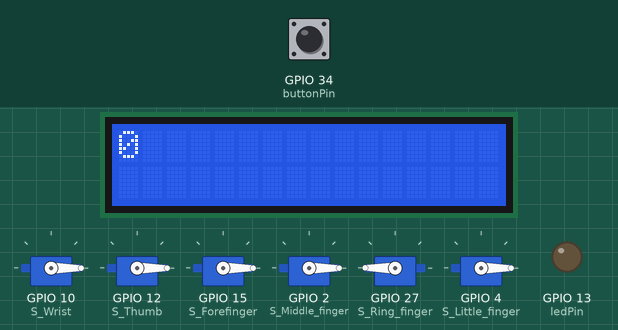
This sketch was run on a simulated ESP32. Parts: 16×2 character LCD, 6 × servo, output pins drawn as LEDs (lit = HIGH). The inputs (shaded band) are chosen by the test bench; at power-on: GPIO 34 (buttonPin) LOW.

Above: at 1.2 s.
1.3 s: GPIO 34 (buttonPin) pulled HIGH for 0.15 s
At 1.37 s:
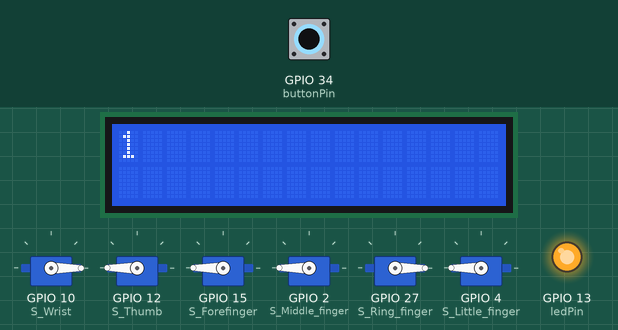
2.9 s: GPIO 34 (buttonPin) pulled HIGH for 3.2 s
At 6.4 s:
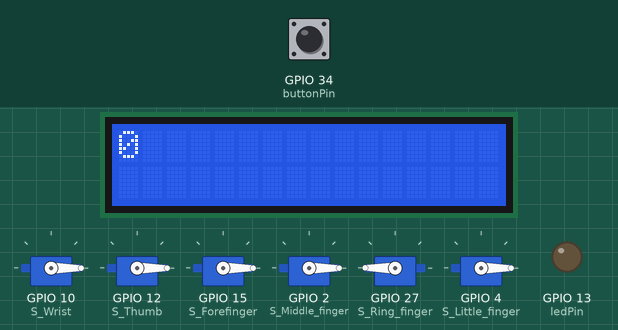
Timing chart, 0 to 7.9 s (numbered marks = the images above; inputs shaded):
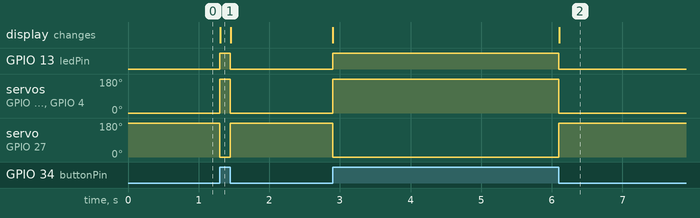

The sketch:

Servo_Hand_button_test_servo.ino
```cpp
#include <ESP32Servo.h>
#include <LiquidCrystal_I2C.h>

const int buttonPin = 34;
const int ledPin = 13;
int buttonState = 2;

int lcdColumns = 16;
int lcdRows = 2;
LiquidCrystal_I2C lcd(0x27, lcdColumns, lcdRows);

Servo S_Wrist;  // Serwo Wrist
Servo S_Thumb;  // Serwo Thumb
Servo S_Forefinger; // Serwo Forefinger
Servo S_Middle_finger; // Middle finger
Servo S_Ring_finger;  // Ring finger
Servo S_Little_finger; // Little finger

int pos = 0;
int pos_Ring_finger = 180;

void setup() {

  lcd.init();
  lcd.backlight();

  pinMode(ledPin, OUTPUT);
  pinMode(buttonPin, INPUT);

  S_Wrist.attach(10);  // attaches the servo Wrist

  S_Thumb.attach(12);  // attaches the servo Thumb

  S_Forefinger.attach(15);  // attaches the servo Forefinger

  S_Middle_finger.attach(2); // attaches the servo Middle finger

  S_Ring_finger.attach(27); // attaches the servo Ring finger

  S_Little_finger.attach(4); // attaches the servo Little finger

  Serial.begin(115200);
}

void loop() {

  buttonState = digitalRead(buttonPin);

   if (buttonState == HIGH) {
    digitalWrite(ledPin, HIGH);
    pos = 180;
    pos_Ring_finger = 0;
    S_Wrist.write(0);
    S_Thumb.write(pos);
    S_Forefinger.write(pos);
    S_Middle_finger.write(pos);
    S_Ring_finger.write(pos_Ring_finger);
    S_Little_finger.write(pos);
    lcd.setCursor(0, 0);
    lcd.print(buttonState);

  } else {
    digitalWrite(ledPin, LOW);
    pos = 0;
    pos_Ring_finger = 180;
    S_Wrist.write(0);
    S_Thumb.write(pos);
    S_Forefinger.write(pos);
    S_Middle_finger.write(pos);
    S_Ring_finger.write(pos_Ring_finger);
    S_Little_finger.write(pos);

    lcd.setCursor(0, 0);
    lcd.print(buttonState);
  }


}
```

Measured:
- after the input at 1.3 s, GPIO 13 (ledPin): LOW → HIGH at once, → LOW 0.15 s later; servo on GPIO 12 (S_Thumb): 0° → 180° at once, → 0° 0.15 s later
- after the input at 2.9 s, GPIO 13 (ledPin): LOW → HIGH at once, → LOW 3.2 s later; servo on GPIO 12 (S_Thumb): 0° → 180° at once, → 0° 3.2 s later
